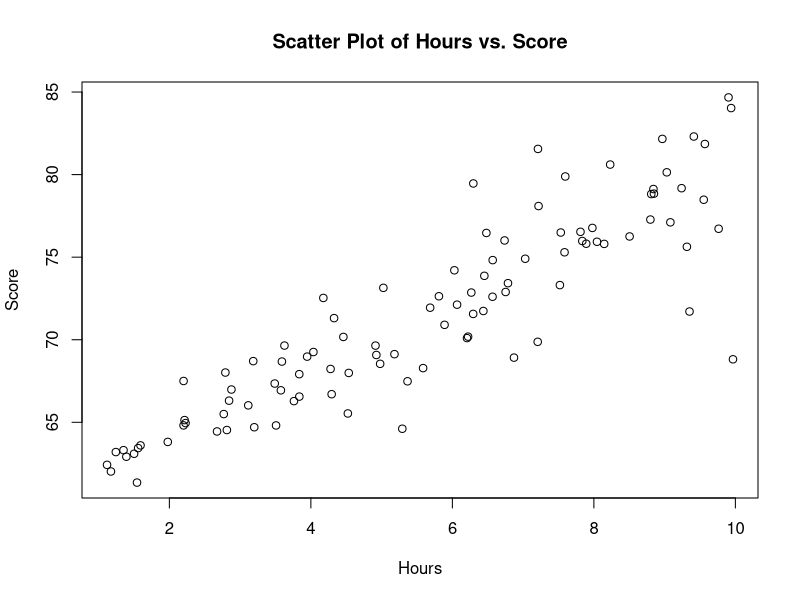
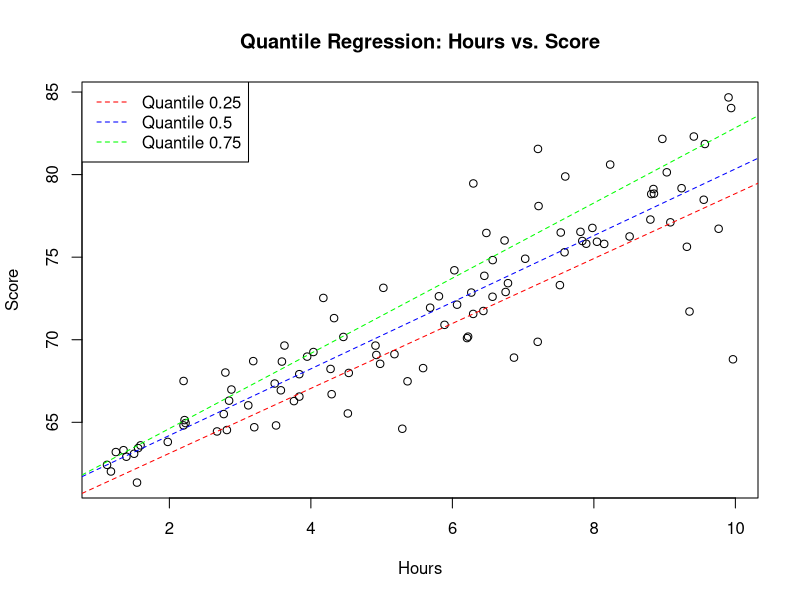

Reproduce these figures in R, in order.
## ---- chunk 1
# Create data frame
hours <- runif(100, 1, 10)
score <- 60 + 2 * hours + rnorm(100, mean = 0, sd = 0.45 * hours)
df <- data.frame(hours, score)
## ---- chunk 2
# Scatter plot
plot(df$hours, df$score, 
     main = "Scatter Plot of Hours vs. Score", 
     xlab = "Hours", ylab = "Score"
     )
## ---- chunk 3
# Install and load quantreg if not already installed
# install.packages("quantreg")
library(quantreg)

# Quantile regression
quant_reg_25 <- rq(score ~ hours, data = df, tau = 0.25)
quant_reg_50 <- rq(score ~ hours, data = df, tau = 0.5)
quant_reg_75 <- rq(score ~ hours, data = df, tau = 0.75)

purrr::map(list(quant_reg_25, quant_reg_50, quant_reg_75), broom::tidy)
purrr::map(list(quant_reg_25, quant_reg_50, quant_reg_75), broom::glance)
## ---- chunk 4
# Scatter plot with regression lines
# Scatter plot with regression lines
plot(df$hours, df$score, 
     main = "Quantile Regression: Hours vs. Score", 
     xlab = "Hours", ylab = "Score")
abline(a = coef(quant_reg_25), 
       b = coef(quant_reg_25)["hours"], 
       col = "red", lty = 2)
abline(a = coef(quant_reg_50), 
       b = coef(quant_reg_50)["hours"], 
       col = "blue", lty = 2)
abline(a = coef(quant_reg_75), 
       b = coef(quant_reg_75)["hours"], 
       col = "green", lty = 2)
legend("topleft", legend = c("Quantile 0.25", "Quantile 0.5", "Quantile 0.75"),
       col = c("red", "blue", "green"), lty = 2)
